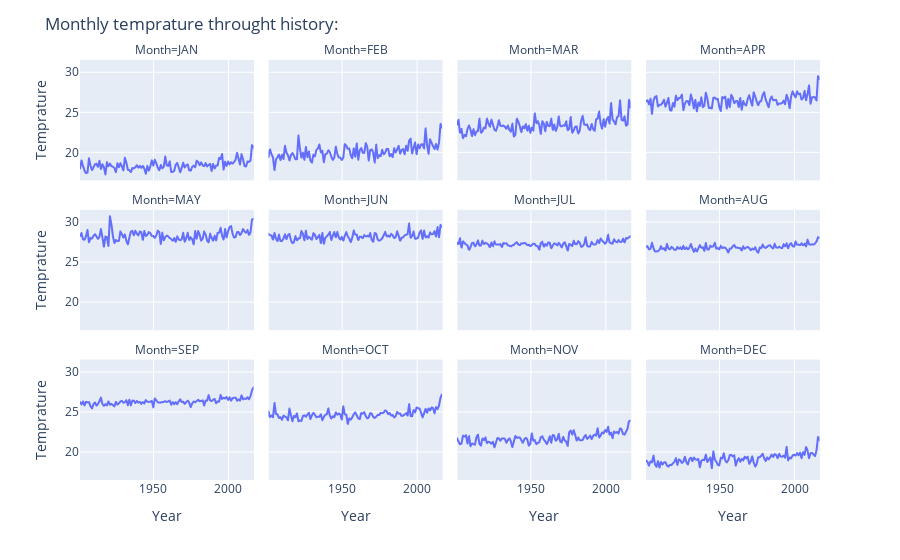

The notebook cell saved with this chart:
### Markdown cell above
### Monthly Temprature Through History

### Code cell
fig = px.line(data1, 'Year', 'Temprature', facet_col='Month', facet_col_wrap=4)
fig.update_layout(title='Monthly temprature throught history:')
fig.show()
